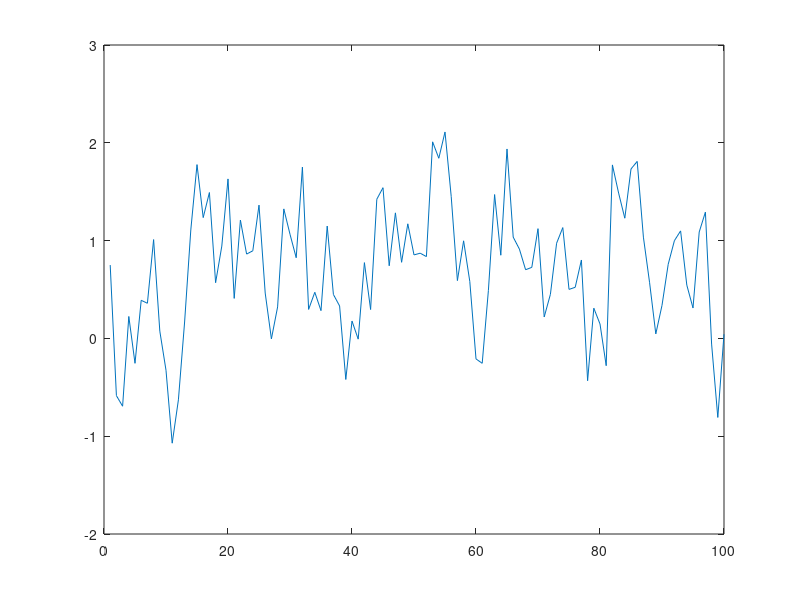

This figure's MATLAB source: (Note: this script raises an error after producing the figure.)
% Example code to illustrate main function for running "bounds" tests
%
% Used in the papers:
%
% Patton, A.J., and A. Timmermann, 2012, Forecast Rationality Tests Based on Multi-Horizon Bounds, 
% Journal of Business and Economic Statistics, 30(1), 1-17.
% Paper available at: http://public.econ.duke.edu/~ap172/Patton_Timmermann_bounds_JBES_2012.pdf
%
%  Andrew Patton
%
%  22 December 2010


% First step - compute some simulated multi-horizon forecasts. I will use an AR(1)
muy = 0.75;
phi1 = 0.5;
sig2y = 0.5;
sig2eps = sig2y*(1-(phi1^2));
T = 100;  % sample size
Hmax = 8;  % maximum forecast horizon

% simulating the target variable
y = nan(T,1);
y(1) = muy;
for tt=2:T;
    y(tt) = muy + phi1*(y(tt-1)-muy) + randn*sqrt(sig2eps);
end
figure(1),plot(y);
figure(2),sacf(y,10);

% generating the forecasts, lined up in "event time", so that row t containts yhat[t|t-h]
yhat = nan(T,Hmax);
for hh=1:Hmax;
    yhat(1+hh:end,hh) = muy + (phi1.^hh).*(y(1:end-hh)-muy);
end
figure(3),plot(yhat),legend(int2str((1:Hmax)'))

% plotting the MSE and forecat variance
MSE = nanmean(  (y*ones(1,Hmax)-yhat).^2 )';
MSF = diag(nancov(  yhat ));
figure(4),bar(-(Hmax:-1:1)',[MSE(end:-1:1),MSF(end:-1:1)],'stacked'),colormap('summer');hold on;
plot(-(Hmax+1:-1:0)',cov(y)*ones(Hmax+2,1),'k--','LineWidth',2),...
    axis([-Hmax-0.5,-0.5,0,1.33*cov(y)]),legend('MSE','V[yhat]','V[y]'),xlabel('Forecast horizon'),title('MSE and MSF for a simulated AR(1)');hold off;


% now running the test (results will be printed to screen in a little table)
tic;[out1, out2] = bounds_tests_function_40nan_simple(y,yhat,1); toc  % takes about 0.8 seconds on my 2012 Lenovo laptop.